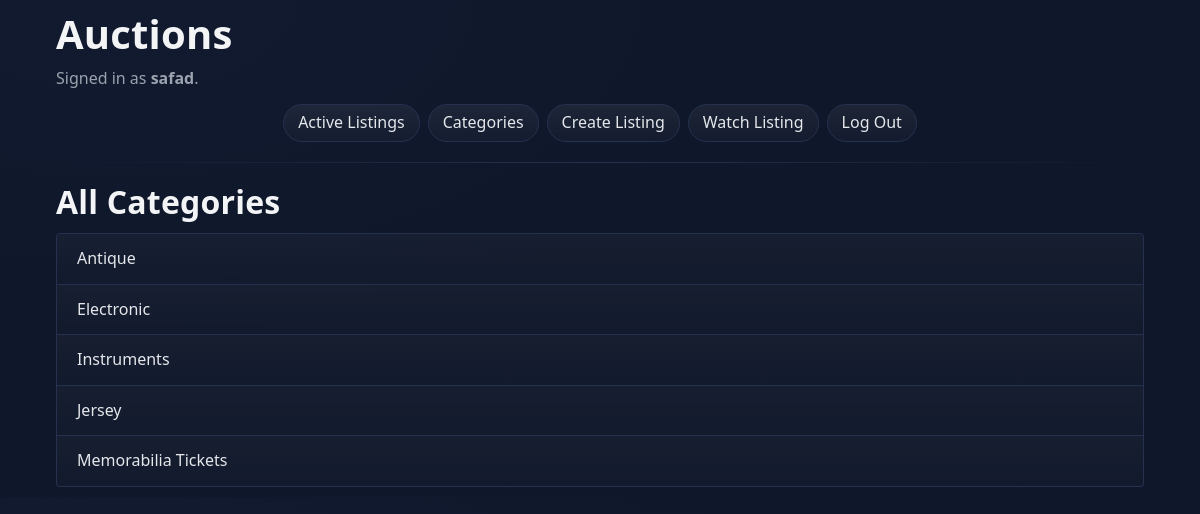
The page /categories (signed in) on the database its author committed.
### auctions/models.py (models this page shows, shortened)
class User(AbstractUser):
    pass

class Category(models.Model):
    categoryName = models.CharField(max_length=64)
    class Meta:
        verbose_name_plural = "Categories"

### auctions/views.py (the view)
# urls.py: path("categories", views.categories, name="categories"),
def categories(request):
    all_categories = Category.objects.all().order_by('categoryName')
    return render(request, "auctions/categories.html", {
        "categories": all_categories
    })

### auctions/templates/auctions/categories.html (shortened to what this page needs)
{% extends "auctions/layout.html" %}
{% block body %}
    <h2>All Categories</h2>
    <div class="list-group">
        {% for category in categories %}
            <a href="{% url 'category_listing' category.categoryName %}" class="list-group-item list-group-item-action d-flex justify-content-between align-items-center">
                {{ category.categoryName }}
            </a>
        {% empty %}
            <p class="list-group-item">No categories have been created yet.</p>
        {% endfor %}
    </div>
{% endblock %}

### auctions/templates/auctions/layout.html (shortened to what this page needs)
{% load static %}
<!DOCTYPE html>
<html lang="en">
  <head>
    <link
      rel="stylesheet"
      href="https://stackpath.bootstrapcdn.com/bootstrap/4.4.1/css/bootstrap.min.css"
    />
    <link href="{% static 'auctions/styles.css' %}?v=2" rel="stylesheet" />
  </head>
  <body>
    <div class="app-container">
      <h1>Auctions</h1>
      <div>
        {% if user.is_authenticated %} Signed in as
        <strong>{{ user.username }}</strong>. {% else %} Not signed in. {% endif%}
      </div>
      <ul class="navbar-nav mr-auto">
        <li class="nav-item">
          <a class="nav-link" href="{% url 'index' %}">Active Listings</a>
        </li>
        <li class="nav-item">
          <a class="nav-link" href="{% url 'categories' %}">Categories</a>
        </li>
        {% if user.is_authenticated %}
        <li class="nav-item">
          <a class="nav-link" href="{% url 'create_listing' %}">Create Listing</a>
        </li>
        <li class="nav-item">
          <a class="nav-link" href="{% url 'watchlist' %}">Watch Listing</a>
        </li>
        <li class="nav-item">
          <a class="nav-link" href="{% url 'logout' %}">Log Out</a>
        </li>
        {% endif %}
      </ul>
      <hr />
      {% block body %} {% endblock %}
    </div>
  </body>
</html>

### auctions/static/auctions/styles.css (style rules this page uses)
:root { --bg: #0f172a; --bg-soft: #111827; --surface: #0b1224; --surface-2: #111a32; --border: #26314f; --text: #e5e7eb; --muted: #9ca3af; --primary: #60a5fa; --primary-strong: #3b82f6; --secondary: #a78bfa; --success: #34d399; --danger: #f87171; --warning: #fbbf24; --shadow: 0 10px 25px rgba(0,0,0,0.35), 0 2px 8px rgba(0,0,0,0.35); --radius: 14px; }
body { padding: 10px; background: radial-gradient(1200px 600px at 10% 0%, #111a2f 0%, var(--bg) 55%), radial-gradient(1000px 500px at 90% -10%, #0c1430 0%, var(--bg) 60%); color: var(--text); font-family: ui-sans-serif, system-ui, -apple-system, Segoe UI, Roboto, Helvetica, Arial, "Apple Color Emoji", "Segoe UI Emoji"; line-height: 1.6; }
.app-container { max-width: 1120px; margin-left: auto; margin-right: auto; padding-left: 16px; padding-right: 16px; box-sizing: border-box; }
h1, h2, h3, h4, h5, h6 { color: #f3f4f6; letter-spacing: 0.2px; }
h1 { font-weight: 800; }
h2 { font-weight: 700; margin-bottom: 0.75rem; }
hr { border: 0; height: 1px; background: linear-gradient(90deg, transparent, var(--border), transparent); margin: 1.25rem 0; }
h1 + div { color: var(--muted); margin-bottom: 0.75rem; }
ul.navbar-nav { display: flex; flex-direction: row; flex-wrap: wrap; gap: 8px; list-style: none; padding-left: 0; margin: 12px 0 16px; justify-content: center; }
ul.navbar-nav .nav-item { display: inline-flex; }
ul.navbar-nav .nav-link { display: inline-flex; align-items: center; height: 38px; padding: 0 14px; border-radius: 999px; background: linear-gradient(180deg, rgba(255,255,255,0.06), rgba(255,255,255,0.02)); border: 1px solid var(--border); color: var(--text); text-decoration: none; transition: transform 0.15s ease, background 0.2s ease, border-color 0.2s ease, box-shadow 0.2s ease; }
.list-group-item { background: linear-gradient(180deg, rgba(255,255,255,0.03), rgba(255,255,255,0.01)); color: var(--text); border-color: var(--border) !important; }
a { color: var(--primary); }

### rows shown on the page
User: username "safad"
Category: categoryName "Antique"
Category: categoryName "Electronic"
Category: categoryName "Instruments"
Category: categoryName "Jersey"
Category: categoryName "Memorabilia Tickets"
